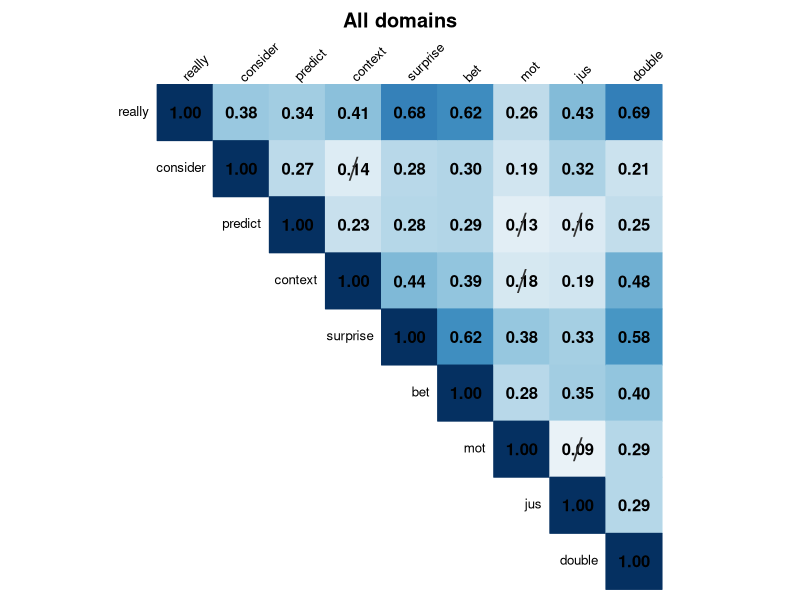
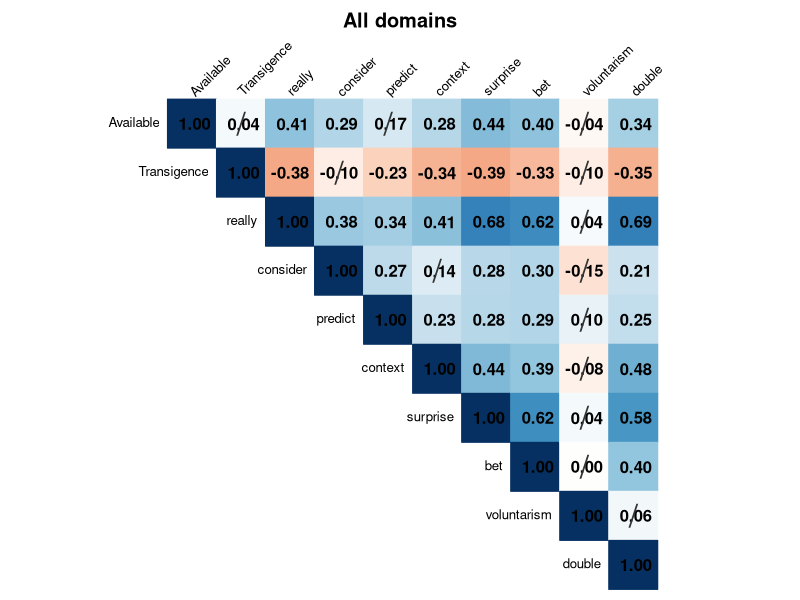
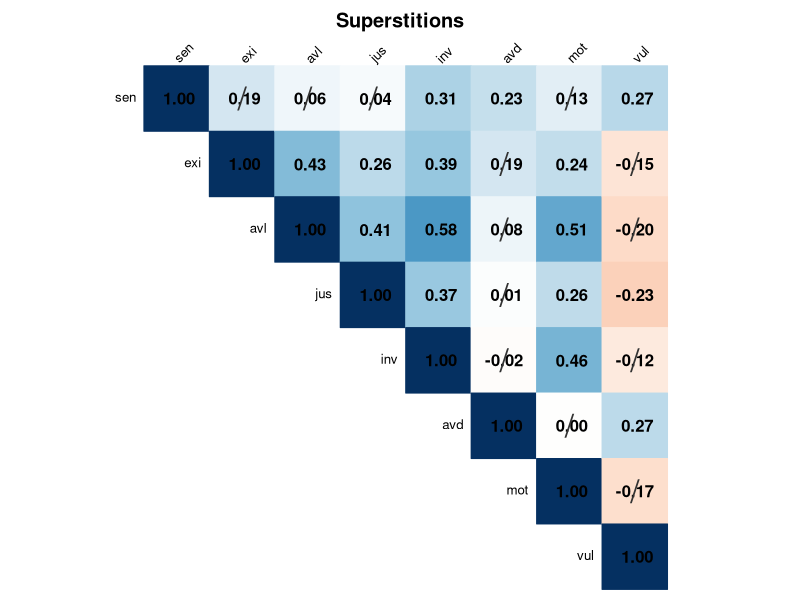
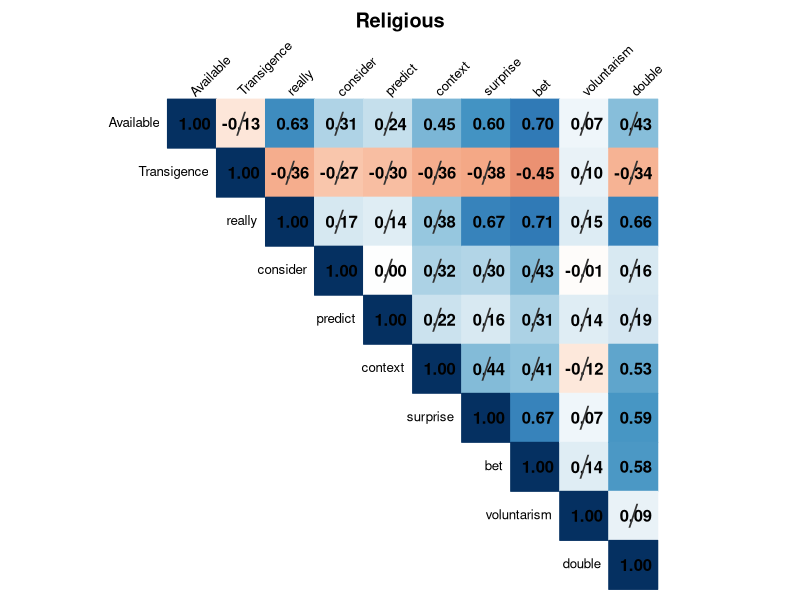
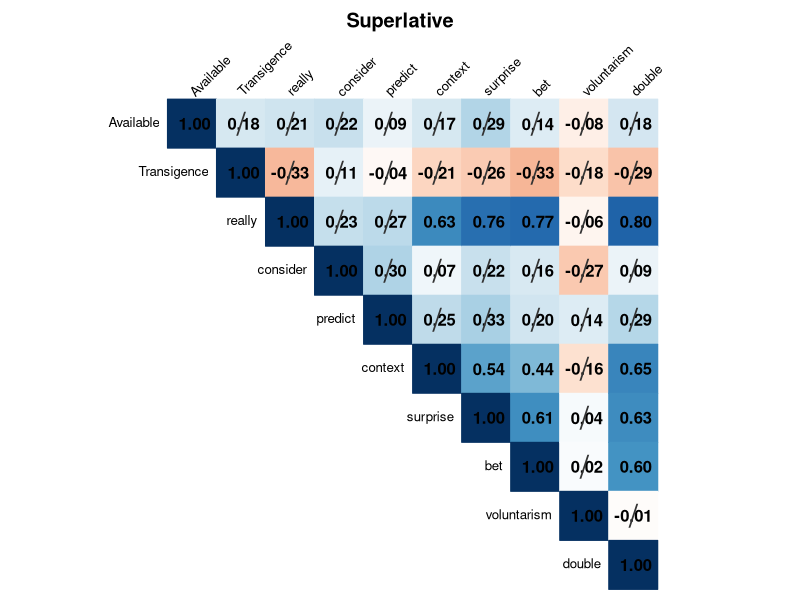
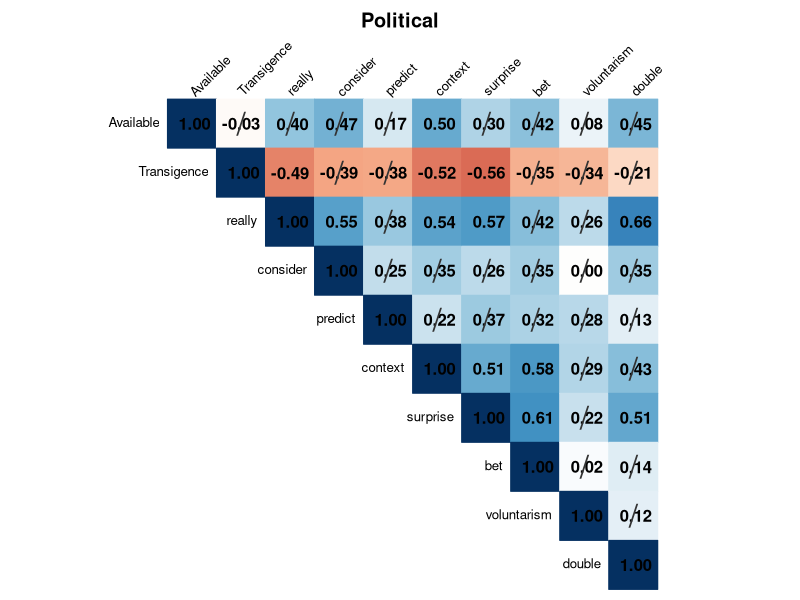

Reproduce these figures in R, in order. (Note: this script raises an error after producing the figures.)
# libraries
library(tidyverse)
library(lme4)
library(psych)
library(corrplot)
#for the notation
options(scipen=999)

# clean data
DVs <- c("exi_1", "avl_1", "jus_1", "inv_1", "avd_1", "mot_1", "vul_1", "sen_1",
         "really_1", "consider_1", "predict_1", "context_1", 
         "surprise_1", "bet_1", "voluntarism_1", "double_1")

d <- read.csv("lb.p1.csv") %>% 
  slice(-c(1:2)) %>% 
  mutate(domain = case_when(superstition != "" ~ "superstition",
                            religious != "" ~ "religious",
                            superlative != "" ~ "superlative",
                            political != "" ~ "political")) %>% 
  filter(age != "") %>% 
  mutate(across(all_of(DVs), as.numeric)) %>% 
  rename_all(~ gsub("_1$", "", .)) %>% 
  dplyr::select(prolific, text, 
                sen, exi, avl, jus, inv, avd, mot, vul, 
                really, consider, predict, context,
                surprise, bet, voluntarism, double, 
                age, gen, race, domain)

#reverse score items so that high scores are more evidency/really believe
d$exi <- -1*(d$exi - 100)
d$avd <- -1*(d$avd - 100)
d$vul <- -1*(d$vul - 100)
d$double <- -1*(d$double - 100)
d$context <- -1*(d$context - 100)

#### Factor analysis ####
d.e <- d %>% 
  dplyr::select(sen, exi, avl, jus, inv, avd, mot, vul)
  

## one factor solution
one_factor <- fa(d.e, nfactors = 1, fm = "pa", rotate = "oblimin", scores = "tenBerge")
one_factor <- data.frame(one_factor[["scores"]])
colnames(one_factor)[colnames(one_factor) == "PA1"] <- "Evidence"

## two factor solution
two_factor <- fa(d.e, nfactors = 2, fm = "pa", rotate = "oblimin", scores = "tenBerge")
two_factor <- data.frame(two_factor[["scores"]])
colnames(two_factor)[colnames(two_factor) == "PA1"] <- "Available"
colnames(two_factor)[colnames(two_factor) == "PA2"] <- "Transigence"

## combine data
d <- cbind(d, one_factor, two_factor)

# correlation matrices

## one factor
d.c <- d %>% 
  dplyr::select(really, consider, predict, context,
                surprise, bet, mot, jus, double, domain)

vars <- c("really", "consider", "predict", "context",
          "surprise", "bet", "mot", "jus", "double")

# Make matrix
d.complete <- d.c[complete.cases(d.c[, c(vars, "domain")]), ]
residuals_df <- data.frame(matrix(ncol = length(vars), nrow = nrow(d.complete)))
colnames(residuals_df) <- vars
for(var in vars) {
  mod <- lmer(paste(var, "~ 1 + (1|domain)"), data = d.complete)
  residuals_df[[var]] <- residuals(mod)
}
c <- corr.test(residuals_df, method = "pearson", alpha = 0.05, adjust = "holm")
corrplot(c$r, 
         p.mat = c$p, 
         method = "color", 
         type = "upper", 
         insig = "pch", 
         pch = "/",
         pch.col = "grey20",
         pch.cex = 2,
         addCoef.col = "black", 
         diag = TRUE,
         title = "All domains",
         tl.col = "black",
         tl.cex = 0.8,
         tl.srt = 45,
         cl.pos = "n",
         mar = c(0,0,2,0)
)

## two factor solution 
d.t <- d %>% 
  dplyr::select(Available, Transigence, really, consider, predict, context,
                surprise, bet, voluntarism, double, domain)

vars <- c("Available", "Transigence", "really", "consider", "predict", "context",
          "surprise", "bet", "voluntarism", "double")

# Make matrix
d.complete <- d.t[complete.cases(d.t[, c(vars, "domain")]), ]
residuals_df <- data.frame(matrix(ncol = length(vars), nrow = nrow(d.complete)))
colnames(residuals_df) <- vars
for(var in vars) {
  mod <- lmer(paste(var, "~ 1 + (1|domain)"), data = d.complete)
  residuals_df[[var]] <- residuals(mod)
}
c <- corr.test(residuals_df, method = "pearson", alpha = 0.05, adjust = "holm")
corrplot(c$r, 
         p.mat = c$p, 
         method = "color", 
         type = "upper", 
         insig = "pch", 
         pch = "/",
         pch.col = "grey20",
         pch.cex = 2,
         addCoef.col = "black", 
         diag = TRUE,
         title = "All domains",
         tl.col = "black",
         tl.cex = 0.8,
         tl.srt = 45,
         cl.pos = "n",
         mar = c(0,0,2,0)
)

# broken by domains
superstitions <- d.complete %>% 
  filter(domain == "superstition") %>% 
  select(-domain)
m <- cor(d.e)
c <- corr.test(
  d.e,
  method = "pearson",
  alpha = 0.05,
  adjust = "holm"
)
corrplot(m, 
         p.mat = c$p, 
         method = "color", 
         type = "upper", 
         insig = "pch", 
         pch = "/",
         pch.col = "grey20",
         pch.cex = 2,
         addCoef.col = "black", 
         diag = T,
         title = "Superstitions",
         tl.col = "black",
         tl.cex = 0.8,
         tl.srt = 45,
         cl.pos = "n",
         mar=c(0,0,2,0)
)

religion <- d.complete %>% 
  filter(domain == "religious") %>% 
  select(-domain)
m <- cor(religion)
c <- corr.test(
  religion,
  method = "pearson",
  alpha = 0.05,
  adjust = "holm"
)
corrplot(m, 
         p.mat = c$p, 
         method = "color", 
         type = "upper", 
         insig = "pch", 
         pch = "/",
         pch.col = "grey20",
         pch.cex = 2,
         addCoef.col = "black", 
         diag = T,
         title = "Religious",
         tl.col = "black",
         tl.cex = 0.8,
         tl.srt = 45,
         cl.pos = "n",
         mar=c(0,0,2,0)
)

superlative <- d.complete %>% 
  filter(domain == "superlative") %>% 
  select(-domain)
m <- cor(superlative)
c <- corr.test(
  superlative,
  method = "pearson",
  alpha = 0.05,
  adjust = "holm"
)
corrplot(m, 
         p.mat = c$p, 
         method = "color", 
         type = "upper", 
         insig = "pch", 
         pch = "/",
         pch.col = "grey20",
         pch.cex = 2,
         addCoef.col = "black", 
         diag = T,
         title = "Superlative",
         tl.col = "black",
         tl.cex = 0.8,
         tl.srt = 45,
         cl.pos = "n",
         mar=c(0,0,2,0)
)

political <- d.complete %>% 
  filter(domain == "political") %>% 
  select(-domain)
m <- cor(political)
c <- corr.test(
  political,
  method = "pearson",
  alpha = 0.05,
  adjust = "holm"
)
corrplot(m, 
         p.mat = c$p, 
         method = "color", 
         type = "upper", 
         insig = "pch", 
         pch = "/",
         pch.col = "grey20",
         pch.cex = 2,
         addCoef.col = "black", 
         diag = T,
         title = "Political",
         tl.col = "black",
         tl.cex = 0.8,
         tl.srt = 45,
         cl.pos = "n",
         mar=c(0,0,2,0)
)

# Distributions of items (for supplement)
p1 <- ggplot(d.c, aes(Evidence))+
  geom_histogram(aes(y = ..density..), bins = 10, fill = "skyblue", alpha = 0.7, boundary = 0) +
  geom_density(color = "salmon", linewidth = 0.5) +
  geom_vline(xintercept = -0.3, linetype = "dashed", color = "red") +
  theme_minimal()

p2 <- ggplot(d.c, aes(really))+
  geom_histogram(aes(y = ..density..), bins = 5, fill = "skyblue", alpha = 0.7, boundary = 0) +
  geom_density(color = "salmon", linewidth = 0.5) +
  theme_minimal()

p3 <- ggplot(d.c, aes(consider))+
  geom_histogram(aes(y = ..density..), bins = 5, fill = "skyblue", alpha = 0.7, boundary = 0) +
  geom_density(color = "salmon", linewidth = 0.5) +
  theme_minimal()

p4 <- ggplot(d.c, aes(predict))+
  geom_histogram(aes(y = ..density..), bins = 5, fill = "skyblue", alpha = 0.7, boundary = 0) +
  geom_density(color = "salmon", linewidth = 0.5) +
  theme_minimal()

p5 <- ggplot(d.c, aes(context))+
  geom_histogram(aes(y = ..density..), bins = 5, fill = "skyblue", alpha = 0.7, boundary = 0) +
  geom_density(color = "salmon", linewidth = 0.5) +
  theme_minimal()

p6 <- ggplot(d.c, aes(surprise))+
  geom_histogram(aes(y = ..density..), bins = 5, fill = "skyblue", alpha = 0.7, boundary = 0) +
  geom_density(color = "salmon", linewidth = 0.5) +
  theme_minimal()

p7 <- ggplot(d.c, aes(bet))+
  geom_histogram(aes(y = ..density..), bins = 5, fill = "skyblue", alpha = 0.7, boundary = 0) +
  geom_density(color = "salmon", linewidth = 0.5) +
  theme_minimal()

p8 <- ggplot(d.c, aes(voluntarism)) +
  geom_histogram(aes(y = ..density..), bins = 5, fill = "skyblue", alpha = 0.7, boundary = 0) +
  geom_density(color = "salmon", linewidth = 0.5) +
  theme_minimal()

p9 <- ggplot(d.c, aes(double)) +
  geom_histogram(aes(y = ..density..), bins = 5, fill = "skyblue", alpha = 0.7, boundary = 0) +
  geom_density(color = "salmon", linewidth = 0.5) +
  theme_minimal()

# Combine plots
(p1 | p2 | p3 | p4) /
  (p5 | p6 | p7 | p8 | p9)

library(patchwork)


# Two factor solution
p8 <- ggplot(d.c, aes(Existence)) +
  geom_histogram(aes(y = ..density..), bins = 30, fill = "skyblue", alpha = 0.7, boundary = 0) +
  geom_density(color = "salmon", linewidth = 0.5) +
  geom_vline(xintercept = -0.35, linetype = "dashed", color = "red") +
  theme_minimal()

p9 <- ggplot(d.c, aes(Transigence)) +
  geom_histogram(aes(y = ..density..), bins = 30, fill = "skyblue", alpha = 0.7, boundary = 0) +
  geom_density(color = "salmon", linewidth = 0.5) +
  geom_vline(xintercept = 0, linetype = "dashed", color = "red") +
  theme_minimal()


p8+p9

# Evidence intercept
d.o <- d.e

#pretend participant who answered 50 for everything
new <- data.frame(matrix(50, nrow = 1, ncol = ncol(d.o)))
colnames(new) <- colnames(d.o)

# Add the new row to the dataset
d_INTERCEPT <- rbind(d.o, new)

factor.scores_INTERCEPT <- fa(d_INTERCEPT, nfactors = 2, fm = "pa", rotate = "oblimin", scores = "tenBerge")
INTERCEPT <- data.frame(factor.scores_INTERCEPT[["scores"]])
colnames(INTERCEPT)[colnames(INTERCEPT) == "PA1"] <- "Evidence"
colnames(INTERCEPT)[colnames(INTERCEPT) == "PA2"] <- "Transigence"

symbolic_intercept <- INTERCEPT[nrow(INTERCEPT), 1]
objectivity_intercept <- INTERCEPT[nrow(INTERCEPT), 2]

#### Mixture modeling ####

# Gaussian mixture model?
library(mclust)

d.cluster <- d.c %>% 
  select(-domain)

# how many clusters?
m <- mclustBIC(d.cluster)
summary(m)
plot(m)
ICL <- mclustICL(d.cluster)
summary(ICL)

mod1 <- Mclust(d.cluster, x = m, G=2, modelNames = "VVE")
summary(mod1, parameters = TRUE)

# plot
plot(mod1, what = "classification")

# Use RESIDUALIZED data for clustering
d.cluster_resid <- residuals_df

# Gaussian on residualized data
m_gauss_resid <- mclustBIC(d.cluster_resid, G=1:9)
plot(m_gauss_resid)
m <- Mclust(d.cluster_resid, G=1:9)
summary(m)
plot(m, what = "classification")

library(GGally)

# Add cluster assignments to data
d_with_clusters_gauss <- residuals_df
d_with_clusters_gauss$cluster <- factor(m$classification,
                                        labels=c("Group 1", "Group 2"))

# Beautiful comprehensive pairs plot
ggpairs(d_with_clusters_gauss, 
        columns = c("really", "consider", "predict", "context", 
                    "surprise", "bet", "mot", "jus", "double"),
        aes(color = cluster, alpha = 0.6),
        upper = list(continuous = wrap("cor", size = 3)),  # Correlations in upper
        lower = list(continuous = wrap("points", alpha = 0.4, size = 0.8)),  # Scatter in lower
        diag = list(continuous = wrap("densityDiag", alpha = 0.7))) +  # Densities on diagonal
  scale_color_manual(values = c("#E69F00", "#56B4E9")) +
  scale_fill_manual(values = c("#E69F00", "#56B4E9")) +
  theme_minimal() +
  theme(strip.text = element_text(size = 8),
        axis.text = element_text(size = 6)) +
  ggtitle("Gaussian Mixture Model (k=2): Complete Pairwise Analysis")

# t-mixture on residualized data  
fit_t_resid <- teigen(d.cluster_resid, Gs=1:9, verbose=TRUE)
plot(fit_t_resid)
cat("Gaussian on residuals: k=", 
    which.max(apply(m_gauss_resid, 1, max, na.rm=TRUE)), "\n")
cat("t-mixture on residuals: k=", fit_t_resid$G, "\n")
